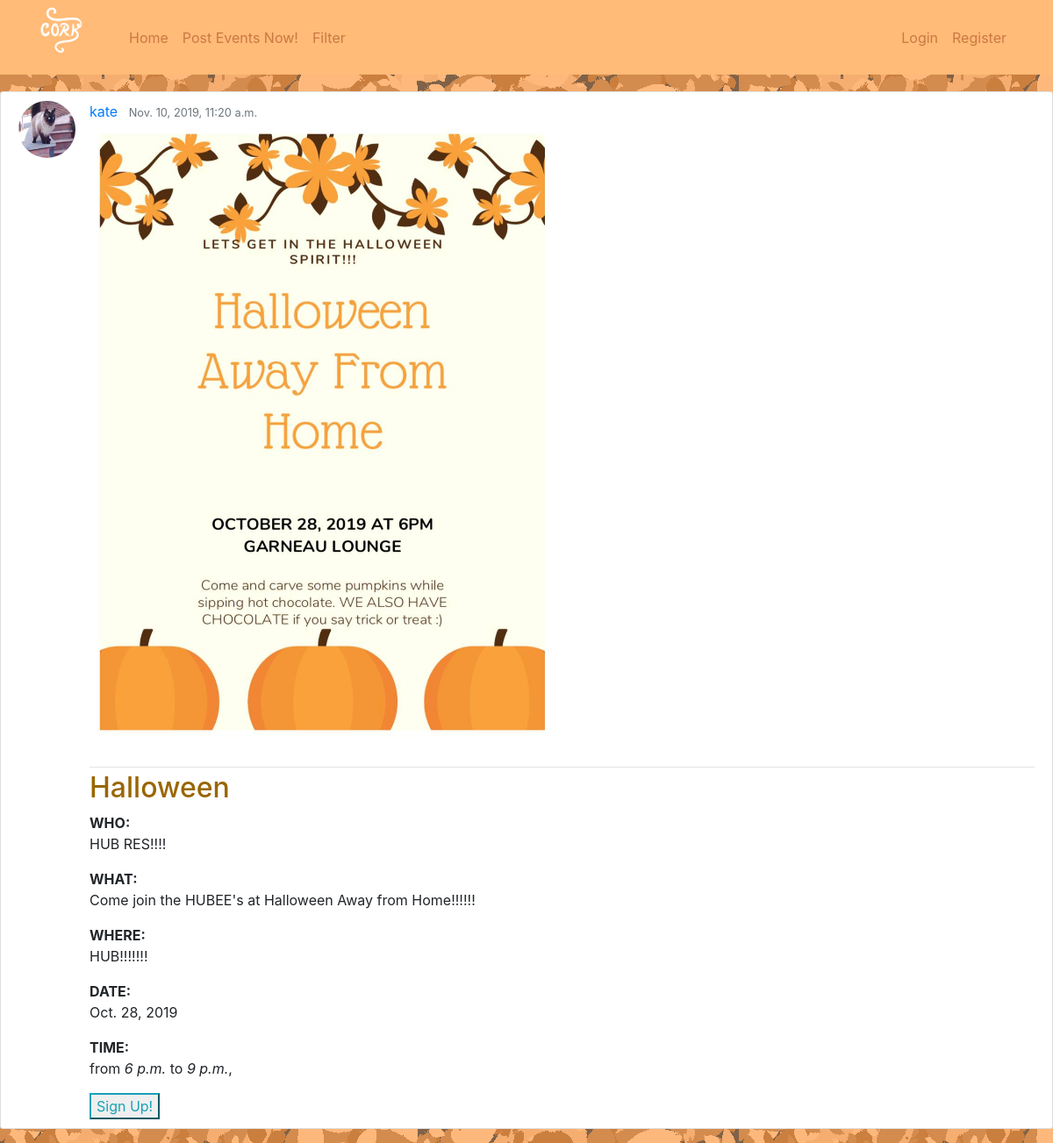
/post/16/, run on the app's committed database.
### posters/models.py (models this page shows, shortened)
class Post(models.Model):
    title = models.CharField(max_length=100)
    image = models.ImageField(upload_to='posterpics/')
    content = models.TextField()
    date_posted = models.DateTimeField(default=timezone.now)
    author = models.ForeignKey(User, on_delete=models.CASCADE)
    group = models.CharField(max_length=50, default = 'Insert Student Group Here')
    location = models.CharField(max_length=50, default = 'Insert Location on Campus Here')
    date = models.DateField(default = timezone.now)
    time_start = models.TimeField(default="10:00")
    time_end = models.TimeField(default="3:00")
    category_tag = models.CharField(max_length=50, default="Select Type: Food Sale, Social Event, Presentation, Activity")  # make radio buttons

### users/models.py (models this page shows, shortened)
class Profile(models.Model):
    user = models.OneToOneField(User, on_delete=models.CASCADE)
    image = models.ImageField(default='default.jpg', upload_to='profile_pics')

### posters/views.py (the view)
# urls.py: path('post/<int:pk>/', PostDetailView.as_view(), name='post-detail'),
class PostDetailView(DetailView):
    model = Post

### posters/templates/posters/post_detail.html
{% extends "posters/base.html" %}
{% block content%}
    <article class="media content-section">
        <img class = "rounded-circle article-img" src="{{object.author.profile.image.url}}" alt="">
      <div class="media-body">
        <div class="article-metadata">
          <a class="mr-2" href="#">{{ object.author }}</a>
          <small class="text-muted">{{ object.date_posted }}</small>
            <p><img class = "detail-img" src="{{object.image.url}}"></p>
        </div>
         <h2 class="article-title">{{ object.title }}</h2>
         <b>WHO:</b><p class="article-group">{{ object.group }}</p>
         <b>WHAT:</b><p class="article-content">{{ object.content }}</p>
         <b>WHERE:</b> <p>{{object.location}}</p>
         <b>DATE:</b><p>{{object.date}}</p>
         <b>TIME:</b><p class="article-time"> from <i>{{ object.time_start }}</i> to <i>{{object.time_end}}</i>, </p>
          <a href=" {% url 'signup' %}"><button class="'btn btn-outline-info" type="submit" >Sign Up! </button></a>
         </div>
    </article>
{% endblock content %}

### posters/static/posters/main.css (style rules this page uses)
body { background-image: url("../../../media/UI_pics/Corkboard.png"); margin-top: 6.5rem; }
h1, h2, h3, h4, h5, h6 { color: #996600; }
.content-section { background: #ffffff; padding: 10px 20px; border: 1px solid #dddddd; border-radius: 3px; margin-bottom: 20px; }
.article-title { color: #996600; }
.article-content { white-space: pre-line; }
.article-img { height: 65px; width: 65px; margin-right: 16px; }
.article-metadata { padding-bottom: 1px; margin-bottom: 4px; border-bottom: 1px solid #e3e3e3 }
.detail-img { object-fit: cover; width: 50% ; margin-right: 20px; margin-bottom: 16px; }

### data on the page
Post: author.profile.image (placeholder picture), author "kate", date_posted "Nov. 10, 2019, 11:20 a.m.", image (picture), title "Halloween", group "HUB RES!!!!", content "Come join the HUBEE's at Halloween Away from Home!!!!!!", location "HUB!!!!!!!", date "Oct. 28, 2019", time_start "6 p.m.", time_end "9 p.m."
